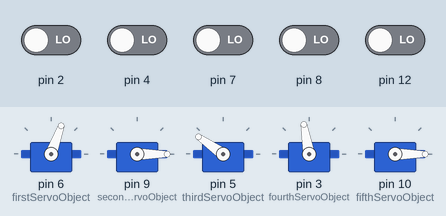
This sketch was run on a simulated Arduino Uno, built with avr-gcc and run on an emulated ATmega328P. Shown: 5 × servo. Inputs (shaded band) come from the test bench; at power-on: pin 2, pin 4, pin 7, pin 8, pin 12 LOW.

Above: at 3.7 s.
3.8 s: pin 7 driven HIGH
At 5.2 s:
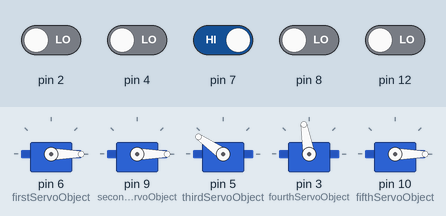
6.8 s: pin 8 driven HIGH
At 7.6 s:
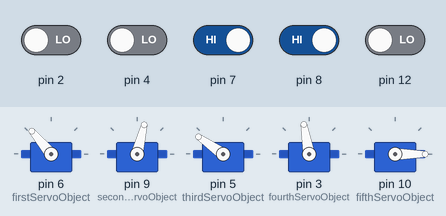
8.3 s: pin 12 driven HIGH
At 8.8 s:
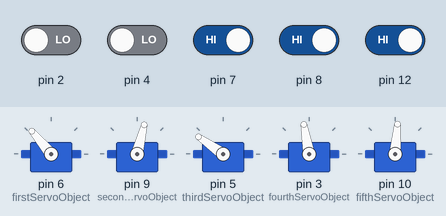
11.3 s: pin 4 driven HIGH
At 12.0 s:
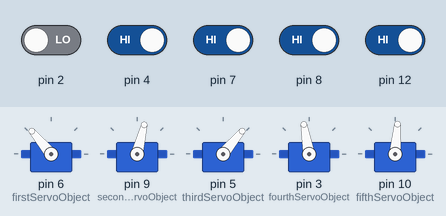
14.3 s: pin 12 driven LOW
At 15.4 s:
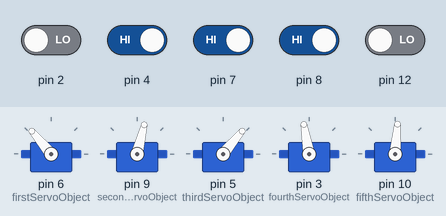
15.8 s: pin 12 driven HIGH
Timing chart, 0 to 66.3 s (numbered marks = the images above; inputs shaded):
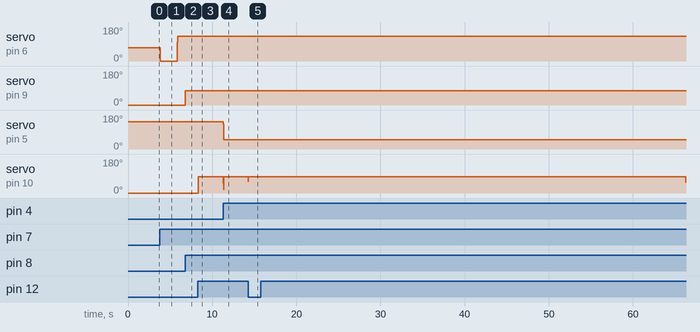

Measured:
- after the input at 3.8 s, servo on pin 6 (firstServoObject): 70° → 0° at once, → 130° 2.0 s later
- after the input at 6.8 s, servo on pin 9 (secondServoObject): 0° → 76° at once
- after the input at 8.3 s, servo on pin 10 (fifthServoObject): 0° → 85° at once
- after the input at 11.3 s, servo on pin 5 (thirdServoObject): 145° → 50° at once
- after the input at 14.3 s, servo on pin 10 (fifthServoObject): 60° → 85° at once
- after the input at 15.8 s, servo on pin 10 (fifthServoObject): 85° → 58° after 50.5 s

The sketch:

ee.ino
```cpp
#include <Servo.h>

Servo firstServoObject, secondServoObject, thirdServoObject, fourthServoObject, fifthServoObject;

bool firstSectionCrossed = false;
bool secondSectionCrossed = false;
bool thirdSectionCrossed = false;


int previousState1 = 0;
int previousState2 = 0;
int previousState3 = 0;
int previousState4 = 0;
int currentState1;
int currentState2;
int currentState3;
int currentState4;
int currentstate5;
bool section1Done = false;
bool section2Done = false;
bool section3Done = false;
bool section4Done = false;

void setup() {
  // Serial.begin(19200);
  Serial.println("Ender Eradicators!");

  delay(500);

  // 90-ish to get the diamond block
  // 130 to hide the view of the enderman
  firstServoObject.write(70);
  secondServoObject.write(0);
  thirdServoObject.write(145);
  fourthServoObject.write(100);
  fifthServoObject.write(0);

  // todo - set pin mode
  firstServoObject.attach(6); //digital pin 9
  secondServoObject.attach(9);
  thirdServoObject.attach(5);
  fourthServoObject.attach(3);
  fifthServoObject.attach(10);
  delay(2000);
  // sweepServos();

}

void retractEnderman() {

  // bring up enderman cutout


  // TODO - this probably wont use the full 180 ROM
  for (int pos = 70; pos >= 0; pos -= 1) {
    Serial.print("Bringing up enderman at pos: ");
    Serial.print(pos);
    Serial.println();
    firstServoObject.write(pos);
  }

  delay(2000);
  // Serial.println("Waiting....");

  for (int pos = 0; pos <= 130; pos += 1) {
    // delay(50);
    Serial.print("Retracting up enderman at pos: ");
    Serial.print(pos);
    Serial.println();
    firstServoObject.write(pos);
  }
  delay(500);
}

void activateFirstTrapdoor() {

  // trapdoor into the mines
  for (int pos = 0; pos <= 76; pos += 1) {
    // delay(100);
    Serial.print("Bringing up enderman at pos: ");
    // delay(200);
    Serial.print(pos);
    Serial.println();
    secondServoObject.write(pos);
  }
}

void slideEnderDoor() {

  // bring up enderman cutout

  // TODO - this probably wont use the full 180 ROM
  for (int pos = 145; pos >= 50; pos -= 1) {
    // delay(100);
    Serial.print("Bringing up enderman at pos: ");
    // delay(200);
    Serial.print(pos);
    Serial.println();
    thirdServoObject.write(pos);
  }
}

void activateEnderTrapDoor() {

  // this is meant to be the sliding door that leads the player into the end dimension
  for (int pos = 100; pos >= 10; pos -= 1) {
    // delay(100);
    Serial.print("Bringing up enderman at pos: ");
    // delay(200);
    Serial.print(pos);
    Serial.println();
    fourthServoObject.write(pos);
  }
}

void killEnderDragon() {
    for (int pos = 0; pos <= 85; pos += 1) {
    // delay(100);
    Serial.print("Bringing up enderman at pos: ");
    // delay(200);
    Serial.print(pos);
    Serial.println();
    fifthServoObject.write(pos);
  }
}

void loop() {
  // Check section 1

  currentState1 = digitalRead(7);
  if (currentState1 != previousState1 && !section1Done) {
    Serial.println("First section crossed");
    retractEnderman();
    section1Done = true;
    previousState1 = currentState1;
  }

  // Check section 2 if section 1 is done
  if (section1Done) {
    currentState2 = digitalRead(8);
    if (currentState2 != previousState2 && !section2Done) {
      Serial.println("Second section crossed");
      activateFirstTrapdoor();
      section2Done = true;
      previousState2 = currentState2;
    }
  }

  // Check section 3 if section 2 is done
  if (section2Done) {
    currentState3 = digitalRead(4);
    if (currentState3 != previousState3 && !section3Done) {
      Serial.println("Third section crossed");
      slideEnderDoor();
      section3Done = true;
      previousState3 = currentState3;
    }
  }

  if (section3Done) {
    currentState4 = digitalRead(2);
    if (currentState4 != previousState4 && !section4Done) {
      Serial.println("Fourth section crossed");
      activateEnderTrapDoor();
      section4Done = true;
      previousState4 = currentState4;
    }
  }


  Serial.println(digitalRead(12));
  if (digitalRead(12)) {
    killEnderDragon();
  }


  // if (section4Done) {
  //   if (digitalRead(13)) {
  //     killEnderDragon();
  //   }
  // }

  // if (section1Done && section4Done) {
  //   // realistically we only need to check sections 1 and two to know that the
  //   // game is done

  //   return;

}
```
